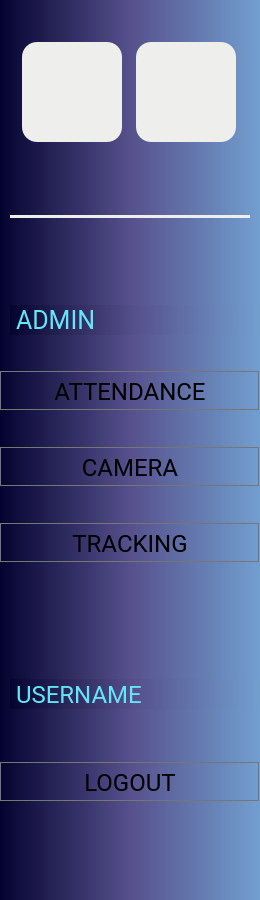
      <widget class="QWidget" name="Dashboard_main">
       <property name="sizePolicy">
        <sizepolicy hsizetype="Preferred" vsizetype="Preferred">
         <horstretch>0</horstretch>
         <verstretch>0</verstretch>
        </sizepolicy>
       </property>
       <property name="minimumSize">
        <size>
         <width>240</width>
         <height>900</height>
        </size>
       </property>
       <property name="maximumSize">
        <size>
         <width>16777215</width>
         <height>1080</height>
        </size>
       </property>
       <property name="font">
        <font>
         <family>Roboto</family>
        </font>
       </property>
       <property name="styleSheet">
        <string notr="true">QWidget {
background-color: qlineargradient(spread: pad, x1:0, y1:0, x2:1, y2:0, stop:0 rgb(4, 3, 47), stop:0.5 rgb(86, 80, 140), stop:1 rgb(114, 159, 207))
}</string>
       </property>
       <layout class="QVBoxLayout" name="verticalLayout" stretch="0,0">
        <property name="spacing">
         <number>0</number>
        </property>
        <property name="leftMargin">
         <number>0</number>
        </property>
        <property name="topMargin">
         <number>0</number>
        </property>
        <property name="rightMargin">
         <number>0</number>
        </property>
        <property name="bottomMargin">
         <number>0</number>
        </property>
        <item>
         <widget class="QFrame" name="Main_Logo">
          <property name="minimumSize">
           <size>
            <width>260</width>
            <height>150</height>
           </size>
          </property>
          <property name="maximumSize">
           <size>
            <width>260</width>
            <height>120</height>
           </size>
          </property>
          <property name="styleSheet">
           <string notr="true"/>
          </property>
          <property name="frameShape">
           <enum>QFrame::NoFrame</enum>
          </property>
          <property name="frameShadow">
           <enum>QFrame::Plain</enum>
          </property>
          <property name="lineWidth">
           <number>0</number>
          </property>
          <layout class="QGridLayout" name="gridLayout_5" columnstretch="1,0">
           <property name="sizeConstraint">
            <enum>QLayout::SetDefaultConstraint</enum>
           </property>
           <property name="leftMargin">
            <number>20</number>
           </property>
           <property name="topMargin">
            <number>25</number>
           </property>
           <property name="rightMargin">
            <number>20</number>
           </property>
           <property name="bottomMargin">
            <number>20</number>
           </property>
           <property name="horizontalSpacing">
            <number>12</number>
           </property>
           <property name="verticalSpacing">
            <number>0</number>
           </property>
           <item row="0" column="0">
            <widget class="QLabel" name="Logo_fab_2">
             <property name="sizePolicy">
              <sizepolicy hsizetype="Preferred" vsizetype="Preferred">
               <horstretch>0</horstretch>
               <verstretch>0</verstretch>
              </sizepolicy>
             </property>
             <property name="minimumSize">
              <size>
               <width>50</width>
               <height>50</height>
              </size>
             </property>
             <property name="maximumSize">
              <size>
               <width>100</width>
               <height>100</height>
              </size>
             </property>
             <property name="styleSheet">
              <string notr="true">background-color: rgb(238, 238, 236);
border-radius:  15px;</string>
             </property>
             <property name="text">
              <string/>
             </property>
             <property name="pixmap">
              <pixmap resource="resources/resources.qrc">:/logos/Fablab Logo-aftercut.png</pixmap>
             </property>
             <property name="scaledContents">
              <bool>true</bool>
             </property>
             <property name="alignment">
              <set>Qt::AlignCenter</set>
             </property>
            </widget>
           </item>
           <item row="0" column="1">
            <widget class="QLabel" name="Logo_BK_2">
             <property name="sizePolicy">
              <sizepolicy hsizetype="Preferred" vsizetype="Preferred">
               <horstretch>0</horstretch>
               <verstretch>0</verstretch>
              </sizepolicy>
             </property>
             <property name="minimumSize">
              <size>
               <width>50</width>
               <height>50</height>
              </size>
             </property>
             <property name="maximumSize">
              <size>
               <width>100</width>
               <height>100</height>
              </size>
             </property>
             <property name="styleSheet">
              <string notr="true">background-color: rgb(238, 238, 236);
border-radius:  15px;</string>
             </property>
             <property name="text">
              <string/>
             </property>
             <property name="pixmap">
              <pixmap resource="resources/icon.qrc">:/logo/Logo BK.png</pixmap>
             </property>
             <property name="scaledContents">
              <bool>true</bool>
             </property>
             <property name="alignment">
              <set>Qt::AlignCenter</set>
             </property>
            </widget>
           </item>
          </layout>
         </widget>
        </item>
        <item>
         <widget class="QFrame" name="Main_btn">
          <property name="sizePolicy">
           <sizepolicy hsizetype="Preferred" vsizetype="Preferred">
            <horstretch>0</horstretch>
            <verstretch>0</verstretch>
           </sizepolicy>
          </property>
          <property name="minimumSize">
           <size>
            <width>260</width>
            <height>200</height>
           </size>
          </property>
          <property name="maximumSize">
           <size>
            <width>260</width>
            <height>770</height>
           </size>
          </property>
          <property name="font">
           <font>
            <family>Roboto</family>
           </font>
          </property>
          <property name="styleSheet">
           <string notr="true">QPushButton#Main_btn_orders{ 
background-color: rgb(216, 229, 254);
 color: rgb(0, 41, 77); 
}</string>
          </property>
          <property name="frameShape">
           <enum>QFrame::NoFrame</enum>
          </property>
          <property name="frameShadow">
           <enum>QFrame::Raised</enum>
          </property>
          <property name="lineWidth">
           <number>0</number>
          </property>
          <layout class="QVBoxLayout" name="verticalLayout_6" stretch="0,0,0">
           <property name="spacing">
            <number>0</number>
           </property>
           <property name="leftMargin">
            <number>0</number>
           </property>
           <property name="topMargin">
            <number>0</number>
           </property>
           <property name="rightMargin">
            <number>0</number>
           </property>
           <property name="bottomMargin">
            <number>0</number>
           </property>
           <item>
            <widget class="QFrame" name="Main_line">
             <property name="minimumSize">
              <size>
               <width>260</width>
               <height>20</height>
              </size>
             </property>
             <property name="maximumSize">
              <size>
               <width>350</width>
               <height>20</height>
              </size>
             </property>
             <property name="contextMenuPolicy">
              <enum>Qt::NoContextMenu</enum>
             </property>
             <property name="frameShape">
              <enum>QFrame::NoFrame</enum>
             </property>
             <property name="frameShadow">
              <enum>QFrame::Raised</enum>
             </property>
             <property name="lineWidth">
              <number>0</number>
             </property>
             <layout class="QHBoxLayout" name="horizontalLayout_2">
              <property name="spacing">
               <number>0</number>
              </property>
              <property name="leftMargin">
               <number>10</number>
              </property>
              <property name="topMargin">
               <number>0</number>
              </property>
              <property name="rightMargin">
               <number>10</number>
              </property>
              <property name="bottomMargin">
               <number>0</number>
              </property>
              <item>
               <widget class="QFrame" name="Line_3">
                <property name="sizePolicy">
                 <sizepolicy hsizetype="Preferred" vsizetype="Preferred">
                  <horstretch>0</horstretch>
                  <verstretch>0</verstretch>
                 </sizepolicy>
                </property>
                <property name="maximumSize">
                 <size>
                  <width>16777215</width>
                  <height>3</height>
                 </size>
                </property>
                <property name="sizeIncrement">
                 <size>
                  <width>0</width>
                  <height>0</height>
                 </size>
                </property>
                <property name="layoutDirection">
                 <enum>Qt::LeftToRight</enum>
                </property>
                <property name="styleSheet">
                 <string notr="true">background-color: rgb(238, 238, 236);</string>
                </property>
                <property name="frameShape">
                 <enum>QFrame::NoFrame</enum>
                </property>
                <property name="frameShadow">
                 <enum>QFrame::Raised</enum>
                </property>
                <property name="lineWidth">
                 <number>3</number>
                </property>
               </widget>
              </item>
             </layout>
            </widget>
           </item>
           <item>
            <widget class="QFrame" name="Main__frame_admin">
             <property name="maximumSize">
              <size>
               <width>260</width>
               <height>300</height>
              </size>
             </property>
             <property name="frameShape">
              <enum>QFrame::NoFrame</enum>
             </property>
             <property name="frameShadow">
              <enum>QFrame::Raised</enum>
             </property>
             <layout class="QVBoxLayout" name="verticalLayout_8">
              <property name="spacing">
               <number>15</number>
              </property>
              <property name="leftMargin">
               <number>0</number>
              </property>
              <property name="topMargin">
               <number>0</number>
              </property>
              <property name="rightMargin">
               <number>0</number>
              </property>
              <property name="bottomMargin">
               <number>0</number>
              </property>
              <item>
               <widget class="QLabel" name="Label_admin">
                <property name="minimumSize">
                 <size>
                  <width>0</width>
                  <height>20</height>
                 </size>
                </property>
                <property name="maximumSize">
                 <size>
                  <width>16777215</width>
                  <height>30</height>
                 </size>
                </property>
                <property name="font">
                 <font>
                  <family>Roboto</family>
                  <pointsize>19</pointsize>
                 </font>
                </property>
                <property name="styleSheet">
                 <string notr="true">color: rgb(101, 230, 248);
margin-left: 10px;
</string>
                </property>
                <property name="text">
                 <string>ADMIN</string>
                </property>
                <property name="alignment">
                 <set>Qt::AlignLeading|Qt::AlignLeft|Qt::AlignVCenter</set>
                </property>
                <property name="margin">
                 <number>0</number>
                </property>
               </widget>
              </item>
              <item>
               <widget class="QPushButton" name="Main_btn_attendance">
                <property name="minimumSize">
                 <size>
                  <width>0</width>
                  <height>40</height>
                 </size>
                </property>
                <property name="font">
                 <font>
                  <family>Roboto</family>
                  <pointsize>18</pointsize>
                 </font>
                </property>
                <property name="focusPolicy">
                 <enum>Qt::NoFocus</enum>
                </property>
                <property name="text">
                 <string>ATTENDANCE</string>
                </property>
                <property name="default">
                 <bool>true</bool>
                </property>
                <property name="flat">
                 <bool>true</bool>
                </property>
               </widget>
              </item>
              <item>
               <widget class="QPushButton" name="Main_btn_camera">
                <property name="minimumSize">
                 <size>
                  <width>0</width>
                  <height>40</height>
                 </size>
                </property>
                <property name="font">
                 <font>
                  <family>Roboto</family>
                  <pointsize>18</pointsize>
                 </font>
                </property>
                <property name="focusPolicy">
                 <enum>Qt::NoFocus</enum>
                </property>
                <property name="text">
                 <string>CAMERA</string>
                </property>
                <property name="default">
                 <bool>true</bool>
                </property>
                <property name="flat">
                 <bool>true</bool>
                </property>
               </widget>
              </item>
              <item>
               <widget class="QPushButton" name="Main_btn_tracking">
                <property name="minimumSize">
                 <size>
                  <width>0</width>
                  <height>40</height>
                 </size>
                </property>
                <property name="font">
                 <font>
                  <family>Roboto</family>
                  <pointsize>18</pointsize>
                 </font>
                </property>
                <property name="focusPolicy">
                 <enum>Qt::NoFocus</enum>
                </property>
                <property name="text">
                 <string>TRACKING</string>
                </property>
                <property name="default">
                 <bool>true</bool>
                </property>
                <property name="flat">
                 <bool>true</bool>
                </property>
               </widget>
              </item>
             </layout>
            </widget>
           </item>
           <item>
            <widget class="QFrame" name="Main_frame_admin">
             <property name="maximumSize">
              <size>
               <width>260</width>
               <height>200</height>
              </size>
             </property>
             <property name="frameShape">
              <enum>QFrame::NoFrame</enum>
             </property>
             <property name="frameShadow">
              <enum>QFrame::Raised</enum>
             </property>
             <layout class="QVBoxLayout" name="verticalLayout_9">
              <property name="spacing">
               <number>15</number>
              </property>
              <property name="leftMargin">
               <number>0</number>
              </property>
              <property name="topMargin">
               <number>0</number>
              </property>
              <property name="rightMargin">
               <number>0</number>
              </property>
              <property name="bottomMargin">
               <number>0</number>
              </property>
              <item>
               <widget class="QLabel" name="Account_username">
                <property name="minimumSize">
                 <size>
                  <width>0</width>
                  <height>20</height>
                 </size>
                </property>
                <property name="maximumSize">
                 <size>
                  <width>16777215</width>
                  <height>30</height>
                 </size>
                </property>
                <property name="font">
                 <font>
                  <family>Roboto</family>
                  <pointsize>18</pointsize>
                 </font>
                </property>
                <property name="styleSheet">
                 <string notr="true">color: rgb(101, 230, 248);
margin-left: 10px;
</string>
                </property>
                <property name="text">
                 <string>USERNAME</string>
                </property>
                <property name="alignment">
                 <set>Qt::AlignLeading|Qt::AlignLeft|Qt::AlignVCenter</set>
                </property>
                <property name="margin">
                 <number>0</number>
                </property>
               </widget>
              </item>
              <item>
               <widget class="QPushButton" name="Account__btnlogout">
                <property name="minimumSize">
                 <size>
                  <width>0</width>
                  <height>40</height>
                 </size>
                </property>
                <property name="font">
                 <font>
                  <family>Roboto</family>
                  <pointsize>18</pointsize>
                 </font>
                </property>
                <property name="focusPolicy">
                 <enum>Qt::NoFocus</enum>
                </property>
                <property name="text">
                 <string>LOGOUT</string>
                </property>
                <property name="default">
                 <bool>true</bool>
                </property>
                <property name="flat">
                 <bool>true</bool>
                </property>
               </widget>
              </item>
             </layout>
            </widget>
           </item>
          </layout>
         </widget>
        </item>
       </layout>
      </widget>
